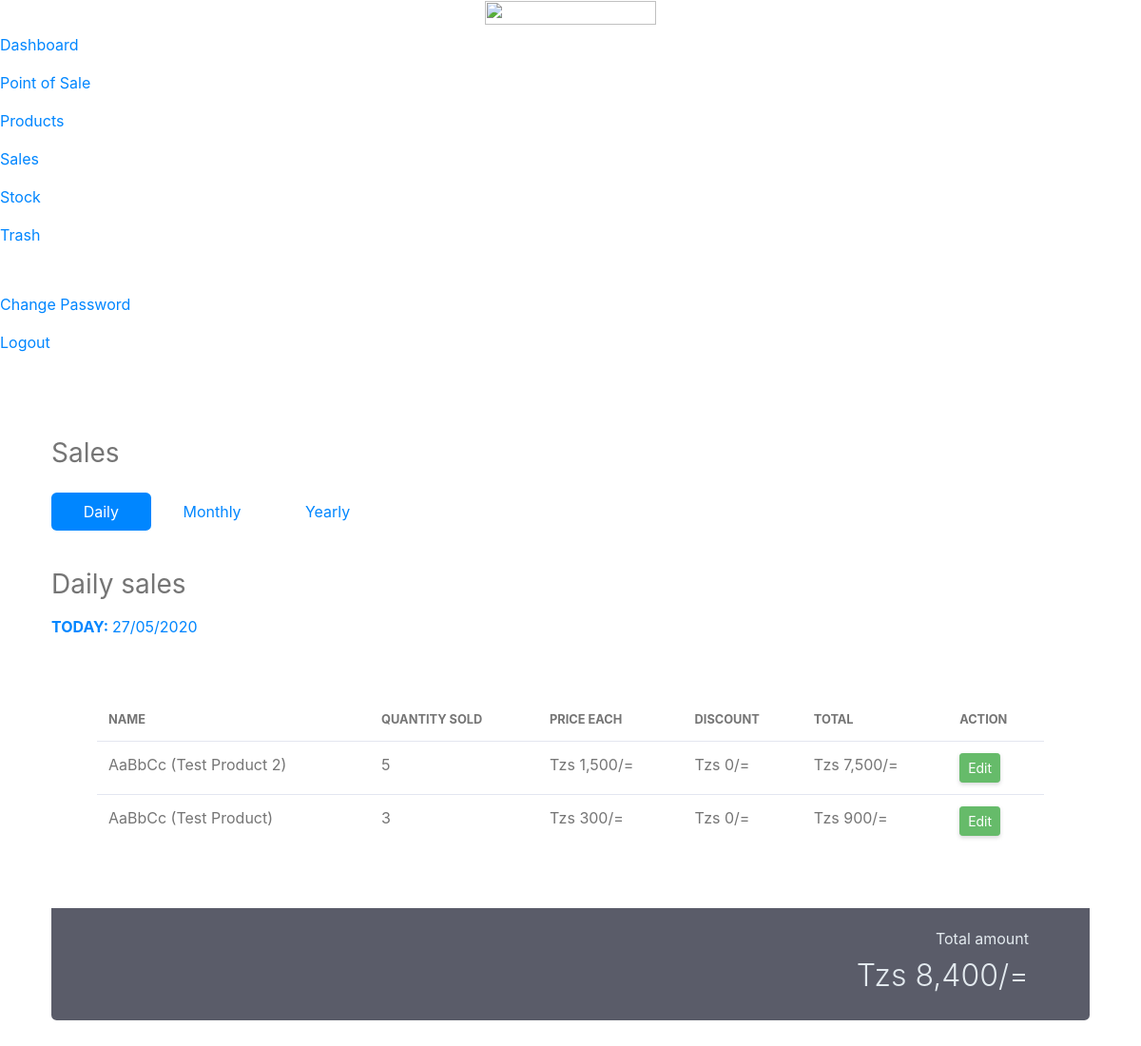
Page /daily-sales.php (signed in) on the committed database.
### tables this page shows
CREATE TABLE `sales` (
  `id` int(255) NOT NULL,
  `productID` int(255) NOT NULL,
  `productName` varchar(255) NOT NULL,
  `quantitySold` int(255) NOT NULL,
  `priceEach` varchar(255) NOT NULL,
  `discount` int(255) NOT NULL,
  `totalAmount` varchar(255) NOT NULL,
  `dateAdded` varchar(255) NOT NULL,
  `dateTimeAdded` timestamp NOT NULL DEFAULT CURRENT_TIMESTAMP
);

CREATE TABLE `products` (
  `productID` int(11) NOT NULL,
  `productName` varchar(255) NOT NULL,
  `initialStock` int(255) NOT NULL DEFAULT '0',
  `productQuantity` varchar(255) NOT NULL,
  `buyingPrice` varchar(255) DEFAULT NULL,
  `sellingPrice` varchar(255) DEFAULT NULL,
  `dateCreated` varchar(255) NOT NULL
);

### daily-sales.php (the view, shortened to what this page needs)
<!DOCTYPE html>
<html lang="en">
<?php
    include 'includes/head.php';
    include 'db/dbConfig.php';
    $todayDate = date('d/m/Y');
    if(isset($_SESSION['username'])) {
    ?>
<body id="page-top">
    <div id="wrapper">
        <?php include 'includes/sidebar.php';?>
        <div id="content-wrapper" class="d-flex flex-column">
            <div id="content">
                <?php include 'includes/topbar.php';?>
                <div class="container" id="container-wrapper">
                    <div class="container-fluid mb-4">
                        <h1 class="h3 mb-0 text-gray-800">Sales</h1>
                    </div>
                    <div class="container-fluid pb-4">
                        <div class="row">
                            <div class="col-lg-4">
                                <ul class="nav nav-pills nav-fill">
                                    <li class="nav-item">
                                        <a class="nav-link active" href="<?php echo BASE_URL;?>/daily-sales">Daily</a>
                                    </li>
                                    <li class="nav-item">
                                        <a class="nav-link" href="<?php echo BASE_URL;?>/monthly-sales">Monthly</a>
                                    </li>
                                    <li class="nav-item">
                                        <a class="nav-link" href="<?php echo BASE_URL;?>/yearly-sales">Yearly</a>
                                    </li>
                                </ul>
                            </div>
                        </div>
                    </div>
                    <?php
                        $fetchSalesSql = "SELECT products.productID, products.productName, sales.id, sales.quantitySold, sales.priceEach, sales.discount, sales.totalAmount FROM products INNER JOIN sales ON products.productID=sales.productID WHERE sales.dateAdded = '$todayDate'";
                        $fetchSalesQuery = mysqli_query($db, $fetchSalesSql);
                        if(mysqli_num_rows($fetchSalesQuery) == 0) {
                        echo '<div class="text-center p-2">
                                    <img src="'.BASE_URL.'/images/cover/cart.png" class="text-center" width="30%">
                                    <h5 class="my-4">You have not made any sales today yet!</h5>
                                    <a href="'.BASE_URL.'/point-of-sale" class="btn btn-primary">Go to Point-of-sale  <i class="fa fa-arrow-right"></i></a>
                                </div>';
                        }
                        else {
                    ?>
                    <div class="tab-content">
                        <div class="tab-pane active" role="tabpanel" id="daily">
                            <div class="container-fluid">
                                <div class="row">
                                    <div class="col-lg-12 py-3">
                                        <span class="h3">Daily sales</span>
                                    </div>
                                    <div class="col-lg-12 text-primary text-uppercase">
                                        <p><strong>Today: </strong><?php echo $todayDate;?></p>
                                    </div>
                                    <div class="col-lg-12" id="">
                                        <div class="card mb-5">
                                            <div class="card-body p-0">
                                                <div class="row p-5">
                                                    <div class="col-md-12">
                                                        <div class="table-responsive">
                                                            <table class="table table-hover" id="dataTable">
                                                                <thead>
                                                                    <tr>
                                                                        <th class="border-0 text-uppercase small font-weight-bold">Name</th>
                                                                        <th class="border-0 text-uppercase small font-weight-bold">Quantity sold</th>
                                                                        <th class="border-0 text-uppercase small font-weight-bold">Price each</th>
                                                                        <th class="border-0 text-uppercase small font-weight-bold">Discount</th>
                                                                        <th class="border-0 text-uppercase small font-weight-bold">Total</th>
                                                                        <th class="border-0 text-uppercase small font-weight-bold">Action</th>
                                                                    </tr>
                                                                </thead>
                                                                <tbody>
                                                                    <?php
                                                    while($row = mysqli_fetch_array($fetchSalesQuery)) {
                                                    echo '<tr>
                                                    <td>'.$row['productName'].'</td>
                                                    <td>'.$row['quantitySold'].'</td>
                                                    <td>Tzs '.number_format($row['priceEach']).'/=</td>
                                                    <td>Tzs '.number_format($row['discount']).'/=</td>
                                                    <td>Tzs '.number_format($row['totalAmount']).'/=</td>
                                                    <td>
                                                    <a href="edit-sales?id='.$row['id'].'" class="btn btn-success btn-sm">Edit</a>
                                                    </td>
                                                    </tr>';
                                                    }
                                                ?>
                                                                </tbody>
                                                            </table>
                                                        </div>
                                                    </div>
                                                </div>
                                                <div class="d-flex flex-row-reverse bg-dark text-light p-3 rounded-bottom">
                                                    <div class="py-1 px-5 text-right">
                                                        <div class="mb-2">Total amount</div>
                                                        <div class="h2 font-weight-light">Tzs <?php echo number_format($_SESSION['totalAmountToday']); ?>/=</div>
                                                    </div>
                                                </div>
                                            </div>
                                        </div>
                                    </div>
                                </div>
                            </div>
                        </div>
                    </div>
                    <?php }?>
                </div>
            </div>
        </div>
    </div>
</body>
</html>
<?php } else { header("Location: 404"); } ?>

### includes/head.php (shortened to what this page needs)
<head>
    <link href="<?php echo BASE_URL;?>/vendorr/fontawesome-free/css/all.min.css" rel="stylesheet" type="text/css">
    <link href="<?php echo BASE_URL;?>/vendorr/bootstrap/css/bootstrap.min.css" rel="stylesheet" type="text/css">
    <link href="<?php echo BASE_URL;?>/css/tempusdominus-bootstrap-4.min.css" rel="stylesheet" type="text/css">
    <link href="<?php echo BASE_URL;?>/css/ruang-admin.min.css" rel="stylesheet">
    <link href="<?php echo BASE_URL;?>/css/bootstrap-select.min.css" rel="stylesheet">
    <link href="<?php echo BASE_URL;?>/css/dataTables.css" rel="stylesheet">
    <link href="<?php echo BASE_URL;?>/css/chart.min.css" rel="stylesheet">
    <link href="<?php echo BASE_URL;?>/css/custom.css" rel="stylesheet">
</head>

### includes/sidebar.php (shortened to what this page needs)
<ul class="navbar-nav sidebar sidebar-light accordion" id="accordionSidebar">
    <a class="sidebar-brand d-flex align-items-center justify-content-center" href="<?php echo BASE_URL;?>/dashboard">
        <div class="sidebar-brand-icon">
            <img src="<?php echo BASE_URL;?>/images/logo/logo-horizontal-white.png" width="180" height="25">
        </div>
    </a>
    <li class="nav-item">
        <a class="nav-link" href="<?php echo BASE_URL;?>/dashboard">
            <span>Dashboard</span></a>
    </li>
    <li class="nav-item">
        <a class="nav-link" href="<?php echo BASE_URL;?>/point-of-sale">
            <span>Point of Sale</span>
        </a>
    </li>
    <li class="nav-item">
        <a class="nav-link" href="<?php echo BASE_URL;?>/products">
            <span>Products</span>
        </a>
    </li>
    <li class="nav-item">
        <a class="nav-link" href="<?php echo BASE_URL;?>/daily-sales">
            <span>Sales</span>
        </a>
    </li>
    <li class="nav-item">
        <a class="nav-link" href="<?php echo BASE_URL;?>/stock">
            <span>Stock</span>
        </a>
    </li>
    <li class="nav-item">
        <a class="nav-link" href="<?php echo BASE_URL;?>/trash">
            <span>Trash</span>
        </a>
    </li>
    <li class="nav-item">
        <a class="nav-link" href="<?php echo BASE_URL;?>/change-password">
            <span>Change Password</span>
        </a>
    </li>
    <li class="nav-item">
        <a class="nav-link" href="<?php echo BASE_URL;?>/logout">
            <span>Logout</span>
        </a>
    </li>
</ul>

### includes/topbar.php (shortened to what this page needs)
<nav class="navbar navbar-expand navbar-light bg-navbar topbar mb-4 static-top">
    <button id="sidebarToggleTop" class="btn btn-link rounded-circle mr-3">
    </button>
    <ul class="navbar-nav ml-auto">
        <li class="nav-item dropdown no-arrow">
            <a class="nav-link" href="<?php echo BASE_URL;?>/logout" id="userDropdown" role="button">
                <span class="ml-2 d-none d-lg-inline text-white small"><i class="fa fa-sign-out-alt"> </i> Logout</span>
            </a>
        </li>
    </ul>
</nav>

### rows in the picture
sales: productID.productName "AaBbCc (Test Product 2)", quantitySold "5", priceEach "1,500", discount "0", totalAmount "7,500"
sales: productID.productName "AaBbCc (Test Product)", quantitySold "3", priceEach "300", discount "0", totalAmount "900"

### other values in the picture
$_SESSION['totalAmountToday'] "8,400"
